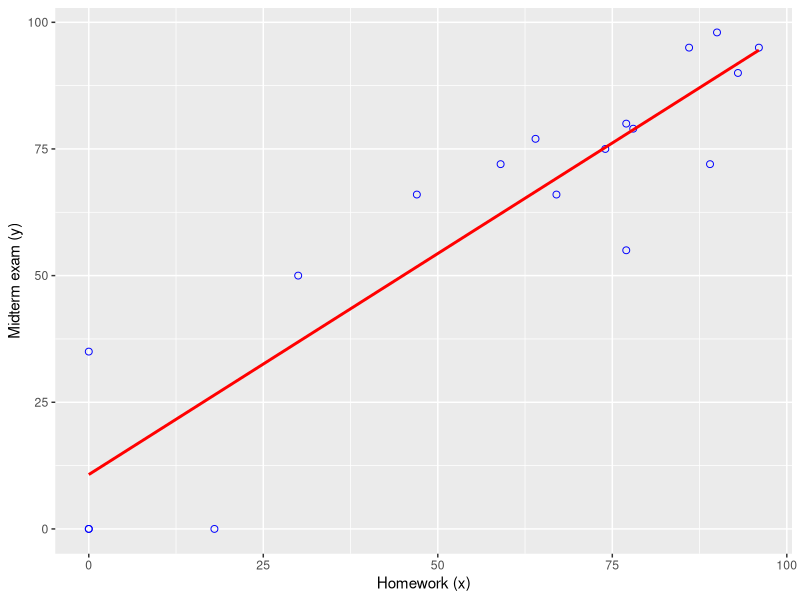

The R source for this figure:
# Scatter plot and regression line
require(ggplot2)
data <- read.table("data01.txt", header=T, sep=";")
ggplot(data, aes(x=x, y=y)) + geom_point(colour="blue", shape=21, size=2) + 
  geom_smooth(method='lm', colour="red", se=FALSE) +
  ylab("Midterm exam (y)") +
  xlab("Homework (x)")
